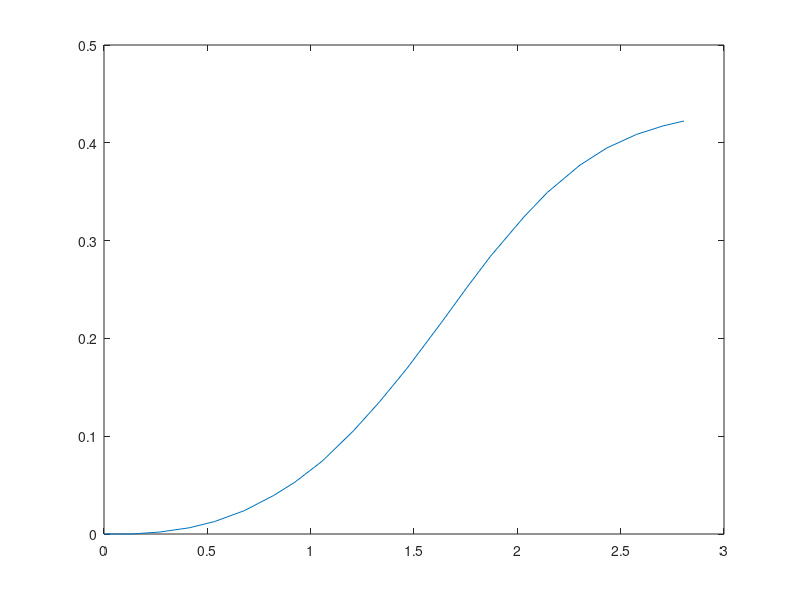

The MATLAB script that drew this image:
clc;
clear all;
close all;

d = 0.2;
L = 0.8;

pulses = 1024;

S= [0,219,442,674,875,1113,1350,1520,1744,2001,2214,2440,2723,2934,3127,3399,3594,3860,4080,4321,4533,4701];
a= [0, 0, 5, 5, 8, 8, 10, 10, 10, 12, 10, 7, 6, 3, -4, -8, -10, -12, -14, -12, -10, -8];

theta = zeros(numel(S), 1);
x = 0;
y = 0;

k = (pi*d)/(1*pulses);

for i =2: numel(S)
    dS = k*(S(i)-S(i-1));
    theta(i) = theta(i-1) + (dS/L) * sin(deg2rad(a(i)));
    x(i) = x(i-1) + dS * cos(deg2rad(a(i)))*cos(theta(i));
    y(i) = y(i-1) + dS * cos(deg2rad(a(i)))*sin(theta(i))
end

plot(x,y)